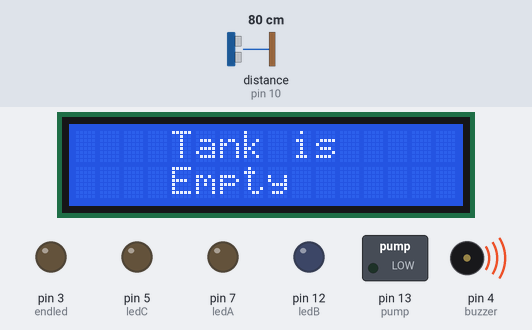
A sketch run on a simulated Arduino Uno, built with avr-gcc and run on an emulated ATmega328P. On the bench: 16×2 character LCD, switched loads named in the sketch (green lamp = pin HIGH), output pins drawn as LEDs (lit = HIGH), buzzer (waves = sounding, pin HIGH). Wiring (inferred from the names in the program): ultrasonic range finder: trigger pin 9; echo pin 10. The inputs (shaded band) are chosen by the test bench; at power-on: distance to the obstacle (sensor on pin 10) 80 cm. The echo pulse lasts 58.3 µs per cm; pins used as bus, display or sensor lines are not drawn; what the sketch prints to the serial monitor is not drawn.

Above: at 1.2 s.
1.3 s: distance to the obstacle (sensor on pin 10) set to 2 cm
At 2.4 s:
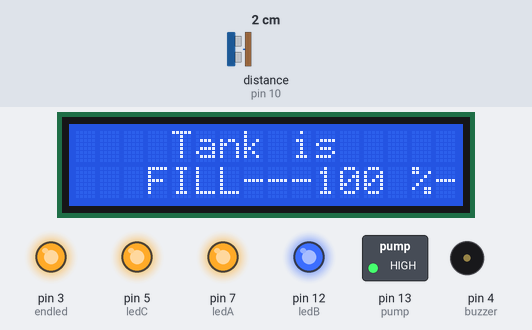
2.9 s: distance to the obstacle (sensor on pin 10) set to 35 cm
At 3.9 s:
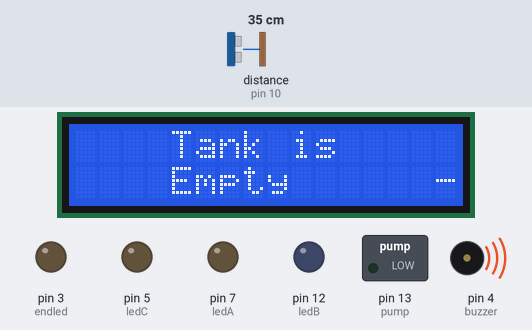
4.4 s: distance to the obstacle (sensor on pin 10) set to 18 cm
At 4.66 s:
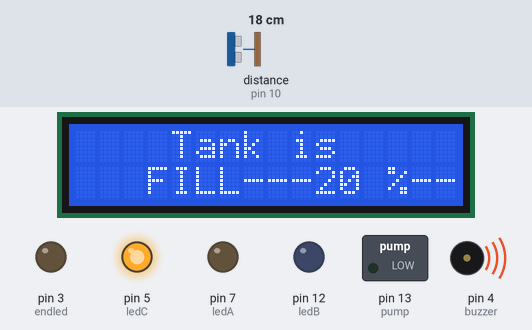
6.3 s: distance to the obstacle (sensor on pin 10) set to 12 cm
At 6.52 s:
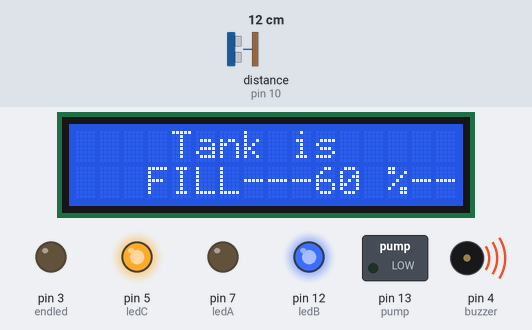
Timing chart, 0 to 9.3 s (numbered marks = the images above; inputs shaded):
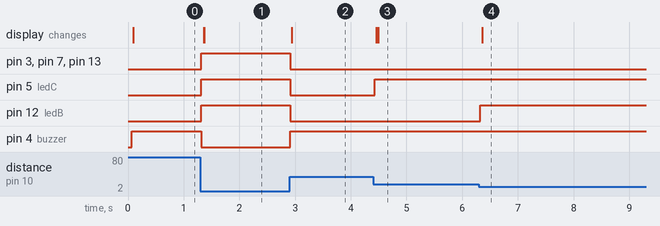

The sketch:

Water_tank_monitoring_system.ino
```cpp
//*****************************Water Tank Monitering Sysytem****************************
#include <LCD_I2C.h>
LCD_I2C lcd(0x27, 16, 2);//Default address of most PCF8574 modules, change according

//****************************************
//pin defined for sensor,buzzer,motor pump
//****************************************
const int trigPin = 9;
const int echoPin = 10;
const int buzzer = 4;
const int endled = 3;
const int pump=13;

int ledA=7;
int ledB=12;
int ledC=5;

long duration;
int distance;

void setup()
{
//***************************************************
//Read data as Input or Output from Arduino Uno board
//***************************************************
   pinMode(trigPin, OUTPUT);
   pinMode(echoPin, INPUT);
   pinMode(ledA,OUTPUT);
   pinMode(ledB,OUTPUT);
   pinMode(ledC,OUTPUT);

   pinMode(buzzer, OUTPUT);
   pinMode(endled, OUTPUT);
   pinMode(pump,OUTPUT);
 Serial.begin(9600);
 lcd.begin();
 lcd.backlight();
   digitalWrite(buzzer, LOW);
   digitalWrite(pump, LOW);
}
//**************************
//Algorithm to detect Water
//**************************
void loop() {
//digitalWrite(buzzer, LOW);
   digitalWrite(trigPin, LOW);
   delayMicroseconds(2);
   digitalWrite(trigPin, HIGH);
   delayMicroseconds(10);
   digitalWrite(trigPin, LOW);
   digitalWrite(buzzer, HIGH);
   digitalWrite(endled, LOW);
   digitalWrite(ledA, LOW);
   digitalWrite(ledB, LOW);
   digitalWrite(ledC, LOW);

//************************
//distance calculation
//************************
duration = pulseIn(echoPin, HIGH);
distance= (duration/2)/29.1;

if (distance <5)
{
  digitalWrite(buzzer, LOW);
  digitalWrite(endled, HIGH);
  digitalWrite(ledA, HIGH);
  digitalWrite(ledB, HIGH);
  digitalWrite(ledC, HIGH);
  digitalWrite(pump,HIGH);
  lcd.print("---100 %---");
  lcd.setCursor(3,1);
  lcd.print("FILL");
  Serial.print("Capacity of tank has been reached!!");
}
else if(distance>8 && distance<=10){
  digitalWrite(buzzer, HIGH);
  digitalWrite(endled, LOW);
  digitalWrite(ledA, HIGH);
  digitalWrite(ledB, HIGH);
  digitalWrite(ledC, HIGH);
  lcd.print("---80 %---");
  lcd.setCursor(3,1);
  lcd.print("FILL");
  Serial.println("Tank is 80% FULL");
}
else if(distance>10 && distance<=15)
{
  digitalWrite(buzzer, HIGH);
  digitalWrite(endled, LOW);
  digitalWrite(ledA, LOW);
  digitalWrite(ledB, HIGH);
  digitalWrite(ledC, HIGH);
  lcd.print("---60 %---");
  lcd.setCursor(3,1);
  lcd.print("FILL");
  Serial.println("Tank is 50% FULL");
}
else if(distance>12 && distance<=23)
{
  digitalWrite(buzzer, HIGH);
  digitalWrite(endled, LOW);
  digitalWrite(ledA, LOW);
  digitalWrite(ledB, LOW);
  digitalWrite(ledC, HIGH);
  lcd.print("---20 %---");
  lcd.setCursor(3,1);
  lcd.print("FILL");
  Serial.println("Tank is 40% FULL");
}
else if(distance>25)
{
  digitalWrite(buzzer, HIGH);
  digitalWrite(endled, LOW);
  digitalWrite(ledA, LOW);
  digitalWrite(ledB, LOW);
  digitalWrite(ledC, LOW);
  digitalWrite(pump,LOW);
  lcd.setCursor(2,0);
  lcd.print("  Tank is  ");
  lcd.setCursor(3,1);
  lcd.print(" Empty      ");
  Serial.println("Tank is Filling");
}
//*************************************************
// Prints the distance on the Serial Monitor/Screen
//*************************************************
Serial.print("Distance: ");
Serial.println(distance);
}
```

Measured:
- after the input at 1.3 s, pin 3 (endled), pin 5 (ledC), pin 7 (ledA), pin 12 (ledB), pin 13 (pump): LOW → HIGH at once; pin 4 (buzzer): HIGH → LOW at once; the display: first changes after 0.06 s (image 1 shows a later state)
- after the input at 2.9 s, pin 3 (endled), pin 5 (ledC), pin 7 (ledA), pin 12 (ledB), pin 13 (pump): HIGH → LOW at once; pin 4 (buzzer): LOW → HIGH at once; the display: changes at once (image 2)
- after the input at 4.4 s, pin 5 (ledC): LOW → HIGH at once; the display: first changes after 0.06 s (image 3 shows a later state)
- after the input at 6.3 s, pin 12 (ledB): LOW → HIGH at once; the display: changes after 0.06 s (image 4)
